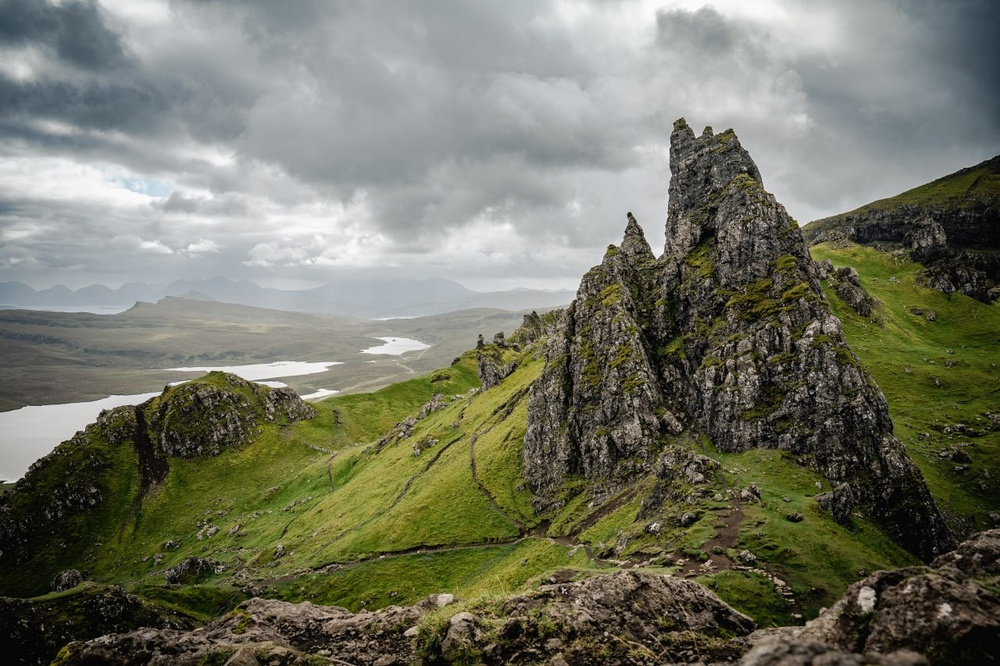
#> input picture 11-Applied ML HW 5/Stones.jpg, 1000 x 666 px, shrunk from 1280 x 853 before the run
$ jupyter execute P6.ipynb
#> lines starting #> are read from the running program, lines starting #| are printed output that depends on the picture
[cell 1]
import numpy as np
import cv2
from matplotlib import pyplot as plt
from sklearn.cluster import KMeans

# Load the image
image_path = 'Stones.jpg'
image = cv2.imread(image_path)
#> image is the input picture: shape (666, 1000, 3); mean B, G, R 99.8, 115.9, 114.4
image = cv2.cvtColor(image, cv2.COLOR_BGR2RGB)

# Function to perform K-means quantization
def quantize_image(image, k):
    # Reshape the image to a 2D array of pixels
    pixels = image.reshape(-1, 3)

    # Perform K-means clustering
    kmeans = KMeans(n_clusters=k, random_state=42).fit(pixels)
    new_colors = kmeans.cluster_centers_[kmeans.labels_]

    # Reshape back to the original image shape
    quantized_image = new_colors.reshape(image.shape).astype(np.uint8)

    return quantized_image

# Number of clusters for quantization
clusters = [1, 2, 4, 8, 16, 32]

# Plot the original and quantized images
plt.figure(figsize=(20, 10))
plt.subplot(2, 4, 1)
plt.imshow(image)
plt.title('Original Image')
plt.axis('off')

for i, k in enumerate(clusters):
    quantized_image = quantize_image(image, k)
    plt.subplot(2, 4, i+2)
    plt.imshow(quantized_image)
    plt.title(f'K = {k}')
    plt.axis('off')
#> this loop made 6 passes
#> pass 1, in quantize_image, `quantized_image = new_colors.reshape(image.shape).astype(np.uint8)`:
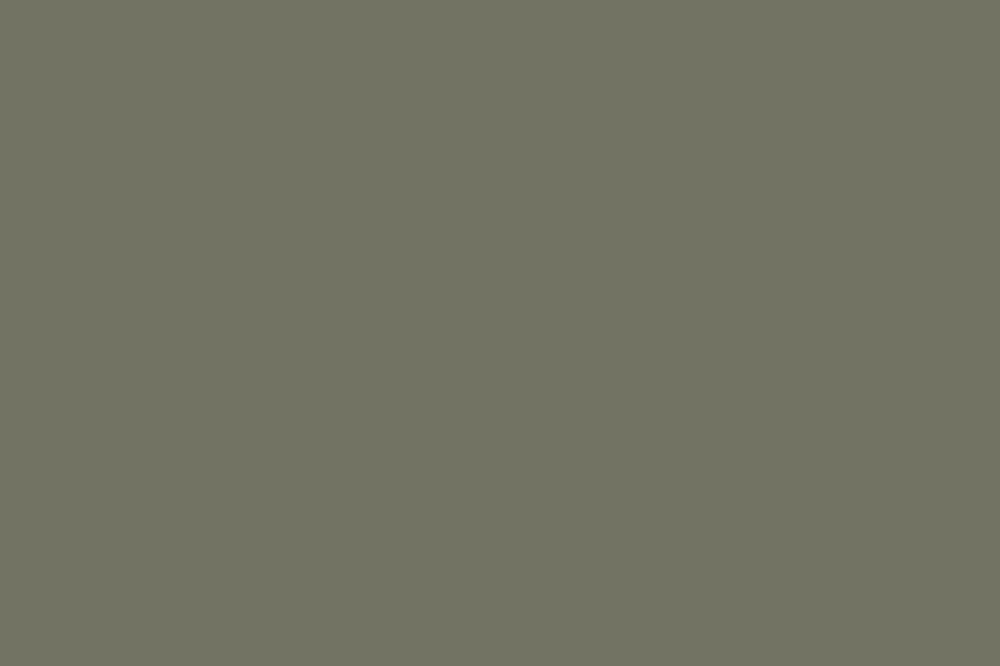
#> quantized_image: shape (666, 1000, 3); mean R, G, B 114, 115, 99
#> pass 2, in quantize_image (call 2), `quantized_image = new_colors.reshape(image.shape).astype(np.uint8)`:
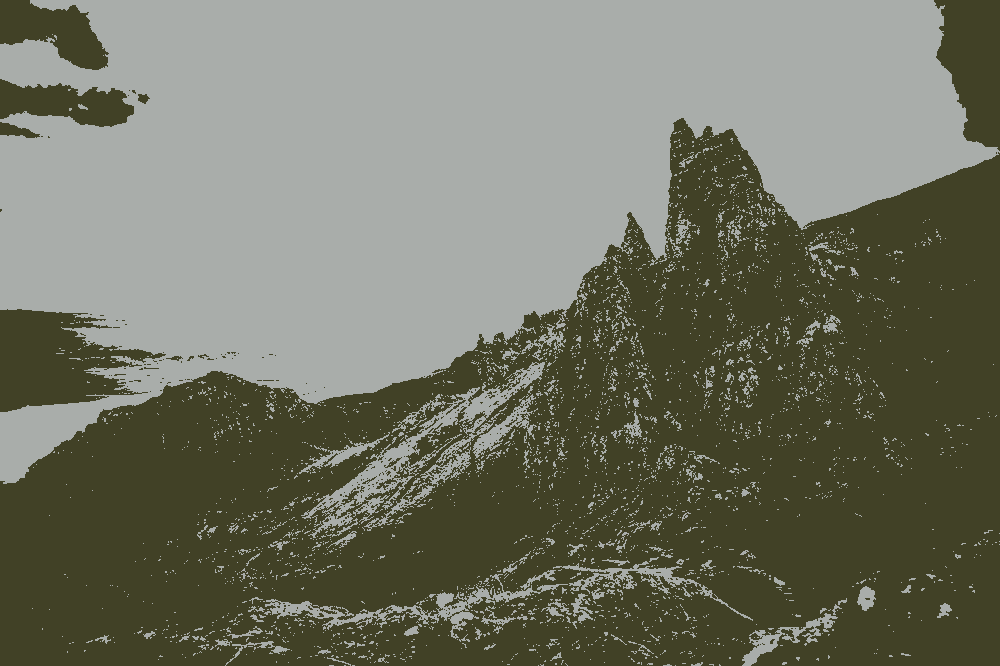
#> quantized_image: shape (666, 1000, 3); mean R, G, B 113.6, 115.4, 99.6
#> pass 3, in quantize_image (call 3), `quantized_image = new_colors.reshape(image.shape).astype(np.uint8)`:
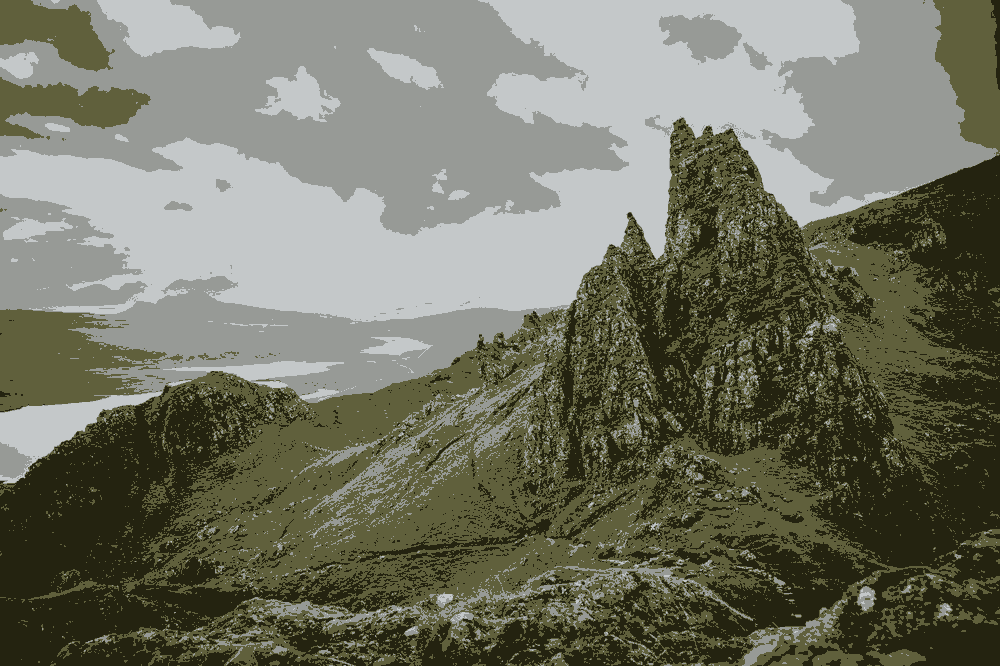
#> quantized_image: shape (666, 1000, 3); mean R, G, B 113.9, 115.2, 99.1

plt.show()
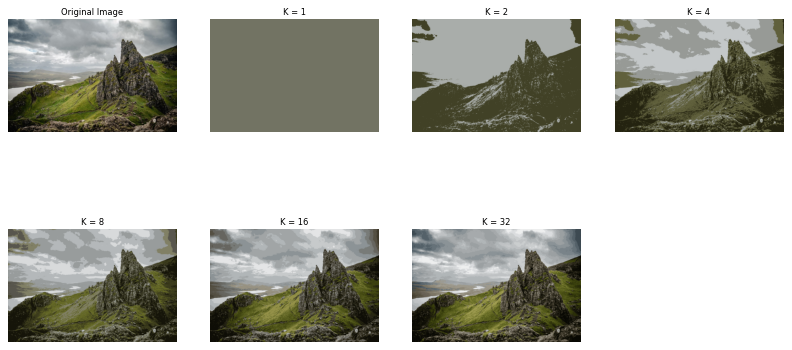
#> figure drawn by matplotlib, 7 panels
